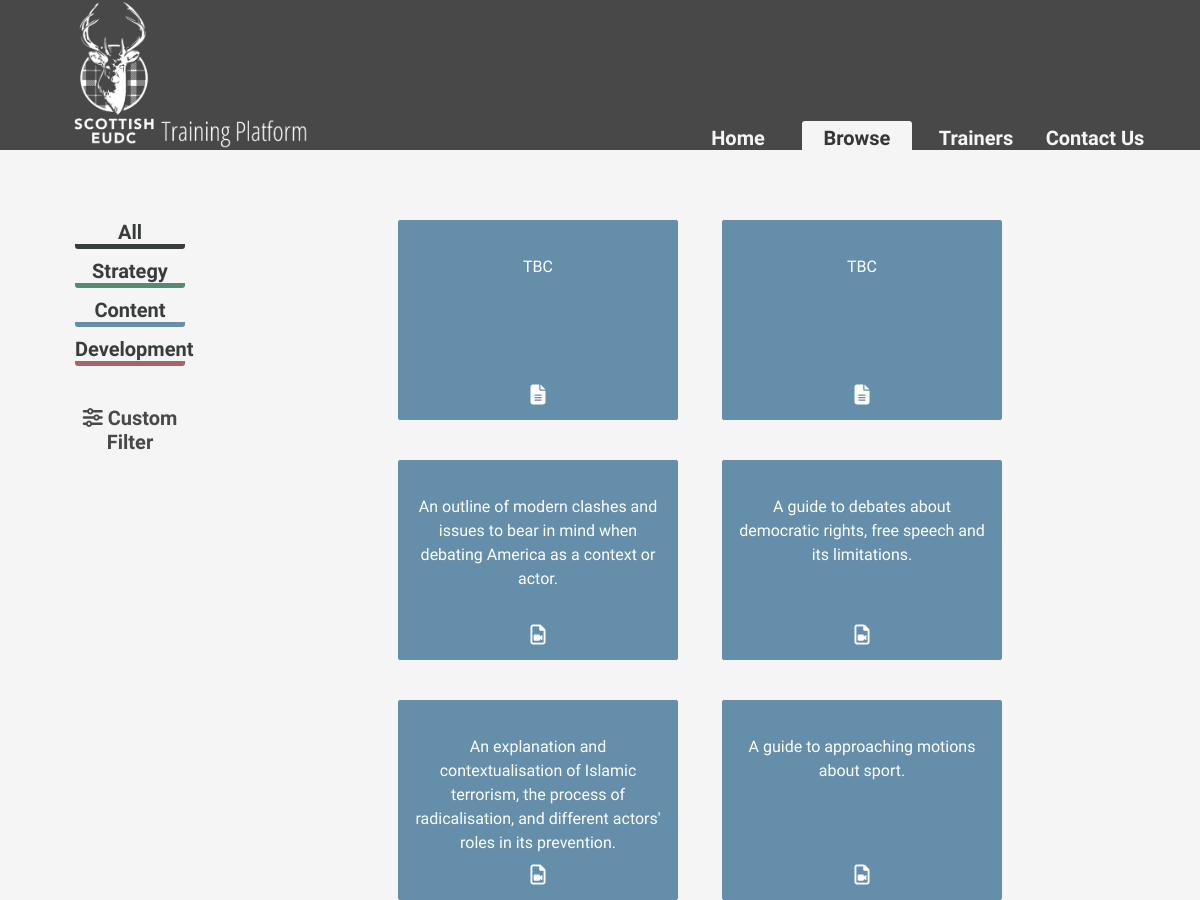
The page /browse/filter/category=content/tags=/types=/authors=/ (upper part) on the database as committed earlier.
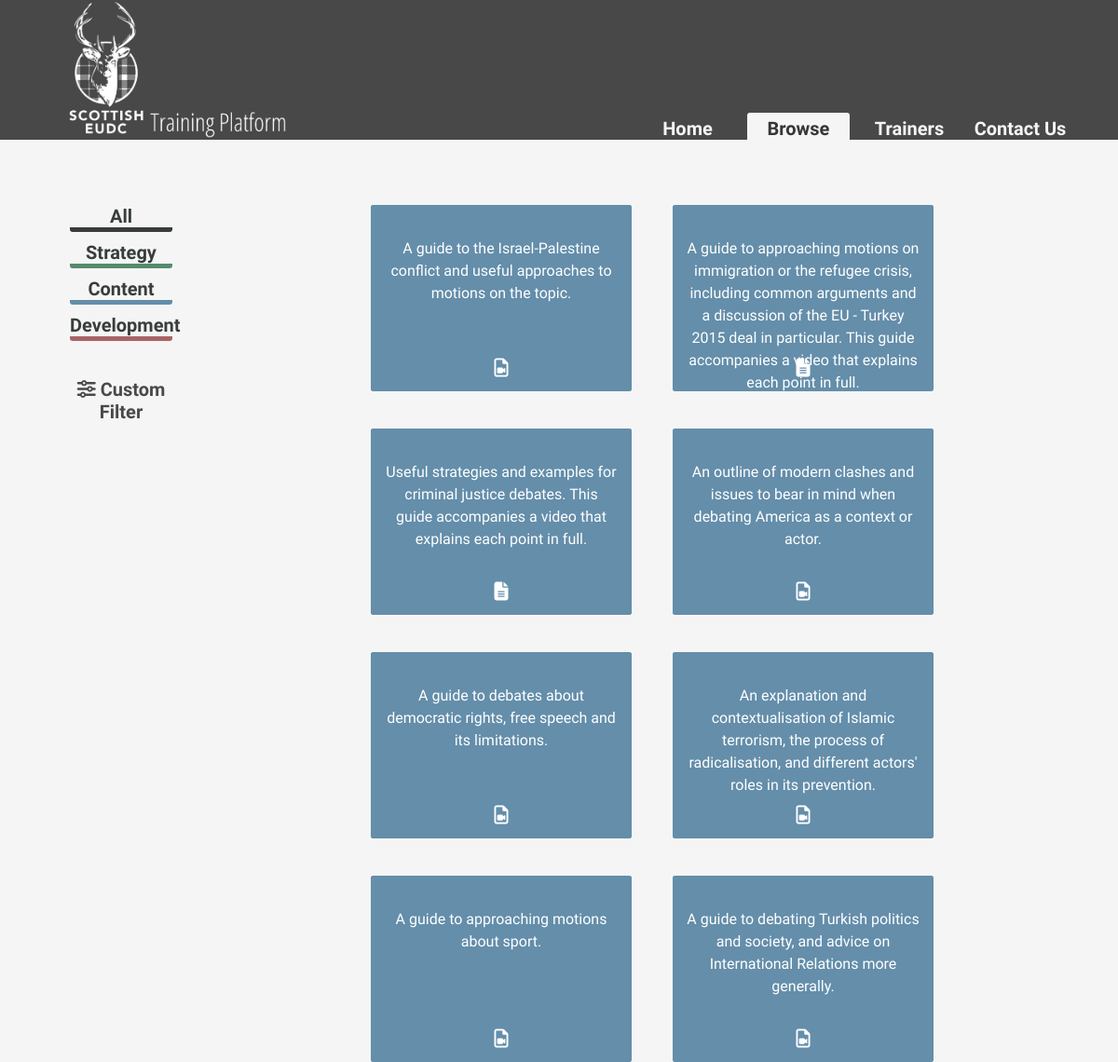
The same page on the database as committed later.
### tplatform/models.py (models this page shows, shortened)
class Article(models.Model):
    STRATEGY = 1
    CONTENT = 2
    MISC = 3
    CATEGORY_CHOICES = (
        (STRATEGY, 'Strategy'),
        (CONTENT, 'Content'),
        (MISC, 'Misc'),
    )
    title = models.CharField(max_length = 200)
    description = models.CharField(max_length = 350, default = '')
    authors = models.ManyToManyField(Author, blank = True)
    date_added = models.DateTimeField()
    content = models.TextField()
    category = models.IntegerField(choices = CATEGORY_CHOICES)
    tags = models.ManyToManyField(Tag)
    types = models.ManyToManyField(Type, blank = True)
    related_articles = models.ManyToManyField('self', symmetrical = False, blank = True)

class Type(models.Model):
    name = models.CharField(max_length = 30)
    picture_handle = models.CharField(max_length = 30)

### tplatform/views.py (the view)
# urls.py: url(r'^browse/filter/category=(?P<category>(\w+&)*\w*)/tags=(?P<tags>(\d+&)*\d*)/types=(?P<types>(\d+&)*\d*)/authors=(?P<authors>(\d+&)*\d*)/', views.filter_detail, name='browse.filter_detail'),
def filter_detail(request, category, tags, types, authors):
	all_articles = Article.objects.all().order_by('date_added').reverse()
	if (tags == ''):
		articles = all_articles
	else:
		tag_list = [int(i) for i in tags.split('&')]
		articles = [x for x in all_articles if (set([y.id for y in x.tags.all()]) & set(tag_list))]
	if (category != ''):
		aux = articles
		category_list = category.split('&')
		articles = [x for x in aux if x.get_category_display().lower() in category_list]
	if (types != ''):
		aux = articles
		types_list = [int(i) for i in types.split('&')]
		articles = [x for x in aux if (set([y.id for y in x.types.all()]) & set(types_list))]
	if (authors != ''):
		aux = articles
		authors_list = [int(i) for i in authors.split('&')]
		articles = [x for x in aux if (set([y.id for y in x.authors.all()]) & set(authors_list))]
	return render(request, 'tplatform/filter_detail.html', {
		'articles': articles,
	})

### tplatform/context_processors.py (called while the page is built)
def getcustomoptions(request):
	all_tags = [x for x in Tag.objects.all().order_by('name') if x.article_set.all().exists()]
	all_authors = [x for x in Author.objects.all().order_by('name') if x.article_set.all().exists()]
	all_types = Type.objects.all().order_by('name');
	return {
		'tags': all_tags,
		'authors': all_authors,
		'types': all_types,
	}

### tplatform/models.py (called while the page is built)
    def __unicode__(self):
        return self.name

### tplatform/templatetags/app_filters.py (called while the page is built)
@register.filter
def sort_alphabetically(values, field):
	return sorted(values, key=lambda item: getattr(item, field).lower())

### training/templates/tplatform/filter_detail.html (shortened to what this page needs)
{% extends "tplatform/browse.html" %}
{% block articles %}
	{% load app_filters %}
	{% if articles %}
	<div class="filter-detail-wrapper">
		{% for article in articles %}
		<a class="flipper content-box-wrapper" href="{% url 'browse.article_detail' article.id %}">
			<div class="front content-box" id="article-{{ article.get_category_display|lower }}">
						<span class="box-title">{{ article.title }}</span>
						<span class="box-author">
						</span>
						<span id="tag-wrapper">
							<span class="box-tag-list">
							</span>
						</span>
			</div>
			<div class="back content-box" id="article-{{ article.get_category_display|lower }}">
					<div class="box-description">
						{{ article.description }}
					</div>
					<div class="box-types">
						{% for type in article.types.all %}
							<i class="fa fa-{{ type.picture_handle }} fa-lg"></i>
						{% endfor %}
					</div>
			</div>
		</a>
		{% endfor %}
	</div>
	{% else %}
	<h1>Oops!</h1>
	<p> Your query has no results.</p>
	{% endif %}
{% endblock %}

Rows that differ between the two databases and show on the page:
added Article: description "A guide to the Israel-Palestine conflict and useful approaches to motions on the topic."
changed Article: description "TBC" → "A guide to approaching motions on immigration or the refugee crisis, including common arguments and a discussion of the EU - Turkey 2015 deal in particular. This guide accompanies a video that explains each point in full."
changed Article: description "TBC" → "Useful strategies and examples for criminal justice debates. This guide accompanies a video that explains each point in full."
now on this page (row unchanged): Article: description "A guide to debating Turkish politics and society, and advice on International Relations more generally."
